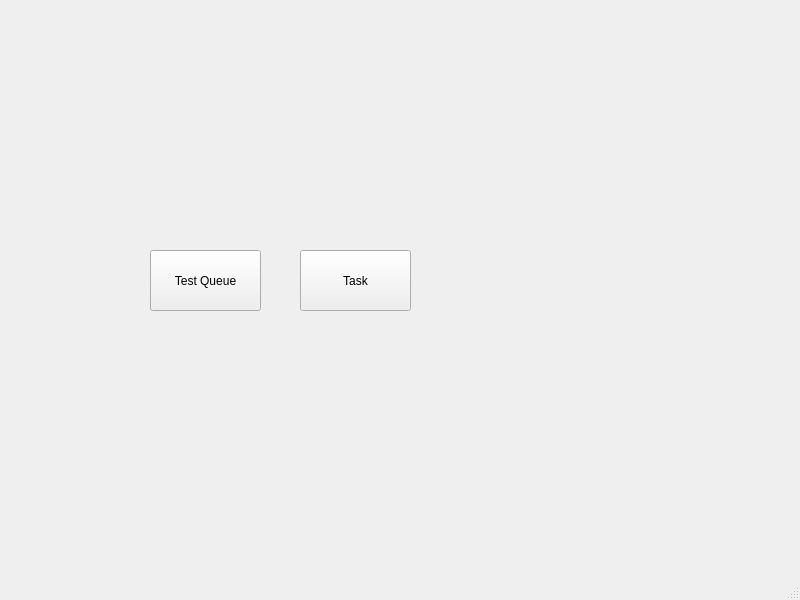
<?xml version="1.0" encoding="UTF-8"?>
<ui version="4.0">
 <class>MainWindow</class>
 <widget class="QMainWindow" name="MainWindow">
  <property name="geometry">
   <rect>
    <x>0</x>
    <y>0</y>
    <width>800</width>
    <height>600</height>
   </rect>
  </property>
  <property name="windowTitle">
   <string>MainWindow</string>
  </property>
  <widget class="QWidget" name="centralwidget">
   <widget class="QPushButton" name="testQueueButton">
    <property name="geometry">
     <rect>
      <x>150</x>
      <y>250</y>
      <width>111</width>
      <height>61</height>
     </rect>
    </property>
    <property name="text">
     <string>Test Queue</string>
    </property>
   </widget>
   <widget class="QPushButton" name="TaskButton">
    <property name="geometry">
     <rect>
      <x>300</x>
      <y>250</y>
      <width>111</width>
      <height>61</height>
     </rect>
    </property>
    <property name="text">
     <string>Task</string>
    </property>
   </widget>
  </widget>
  <widget class="QMenuBar" name="menubar">
   <property name="geometry">
    <rect>
     <x>0</x>
     <y>0</y>
     <width>800</width>
     <height>25</height>
    </rect>
   </property>
  </widget>
  <widget class="QStatusBar" name="statusbar"/>
 </widget>
 <resources/>
 <connections/>
</ui>
